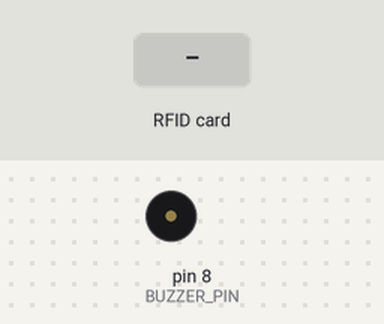
Recording of a sketch running on a simulated Arduino Uno, built for the host (arithmetic inside an expression is 32-bit, double 64-bit). Shown: buzzer (waves = sounding). The inputs (shaded band) are chosen by the test bench. What the sketch prints to the serial monitor is not drawn.

Above: at 2.5 s.
2.6 s: RFID card 5E 7A 19 C4 held to the reader
At 2.7 s:
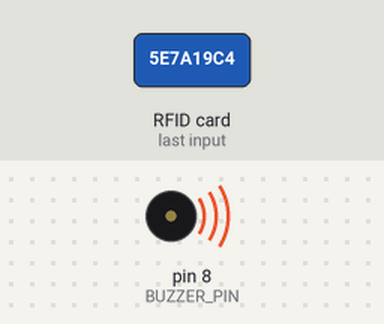
Timing chart, 0 to 5.6 s (numbered marks = the images above; inputs shaded):
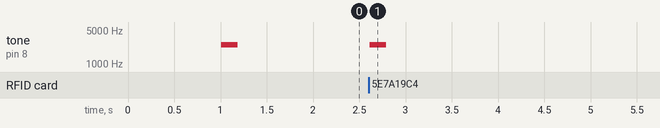

The sketch:

drivethru_NFC.ino
```cpp
#include <SPI.h>
#include <MFRC522.h>

// ============================================================
// ESP32-S3 PIN SETTING
// ============================================================

#define RFID_SS_PIN      10
#define RFID_SCK_PIN     12
#define RFID_MOSI_PIN    11
#define RFID_MISO_PIN    13
#define RFID_RST_PIN      9

#define BUZZER_PIN        8

// ============================================================
// SETTING
// ============================================================

#define SERIAL_BAUD       115200

// 카드 찍은 뒤 로봇 동작 신호까지 5초
#define PAYMENT_DELAY_MS  5000

// 피에조
#define BEEP_FREQ         2500
#define BEEP_TIME_MS      180


// ============================================================
// RFID
// ============================================================

MFRC522 rfid(
  RFID_SS_PIN,
  RFID_RST_PIN
);


// ============================================================
// BUZZER
// ============================================================

void beep()
{
  tone(
    BUZZER_PIN,
    BEEP_FREQ
  );

  delay(BEEP_TIME_MS);

  noTone(BUZZER_PIN);
}


// ============================================================
// UID PRINT
// ============================================================

void printUID()
{
  for (
    byte i = 0;
    i < rfid.uid.size;
    i++
  )
  {
    if (
      rfid.uid.uidByte[i] < 0x10
    )
    {
      Serial.print("0");
    }

    Serial.print(
      rfid.uid.uidByte[i],
      HEX
    );
  }
}


// ============================================================
// SETUP
// ============================================================

void setup()
{
  Serial.begin(
    SERIAL_BAUD
  );

  delay(1000);


  Serial.println();
  Serial.println(
    "================================"
  );
  Serial.println(
    " IRC RFID PAYMENT TEST"
  );
  Serial.println(
    " ESP32-S3 + RFID-RC522"
  );
  Serial.println(
    "================================"
  );


  // ----------------------------------------------------------
  // Buzzer
  // ----------------------------------------------------------

  pinMode(
    BUZZER_PIN,
    OUTPUT
  );


  // 부저 부팅 확인
  Serial.println(
    "[BUZZER] Test beep"
  );

  beep();


  // ----------------------------------------------------------
  // SPI
  // ----------------------------------------------------------

  SPI.begin(
    RFID_SCK_PIN,
    RFID_MISO_PIN,
    RFID_MOSI_PIN,
    RFID_SS_PIN
  );


  // ----------------------------------------------------------
  // RC522
  // ----------------------------------------------------------

  rfid.PCD_Init();

  delay(100);


  // RC522 버전 확인
  byte version =
    rfid.PCD_ReadRegister(
      MFRC522::VersionReg
    );


  Serial.print(
    "[RC522] Version register = 0x"
  );

  Serial.println(
    version,
    HEX
  );


  // 보통 0x91 또는 0x92
  if (
    version == 0x00 ||
    version == 0xFF
  )
  {
    Serial.println();
    Serial.println(
      "[ERROR] RC522 communication failed"
    );

    Serial.println(
      "Check SPI wiring / 3.3V"
    );

    // 오류음
    for (
      int i = 0;
      i < 3;
      i++
    )
    {
      tone(
        BUZZER_PIN,
        1000
      );

      delay(100);

      noTone(
        BUZZER_PIN
      );

      delay(150);
    }

    while (true)
    {
      delay(1000);
    }
  }


  Serial.println(
    "[OK] RC522 READY"
  );

  Serial.println();

  Serial.println(
    "--------------------------------"
  );

  Serial.println(
    "카드를 RC522에 찍어주세요."
  );

  Serial.println(
    "--------------------------------"
  );

  Serial.println();
}


// ============================================================
// LOOP
// ============================================================

void loop()
{
  // ----------------------------------------------------------
  // 새로운 카드 없음
  // ----------------------------------------------------------

  if (
    !rfid.PICC_IsNewCardPresent()
  )
  {
    delay(20);

    return;
  }


  // ----------------------------------------------------------
  // 카드 UID 읽기 실패
  // ----------------------------------------------------------

  if (
    !rfid.PICC_ReadCardSerial()
  )
  {
    delay(20);

    return;
  }


  // ==========================================================
  // CARD DETECTED
  // ==========================================================

  Serial.println();

  Serial.println(
    "================================"
  );

  Serial.println(
    "[RFID] CARD DETECTED"
  );


  Serial.print(
    "[RFID] UID = "
  );

  printUID();

  Serial.println();


  // ==========================================================
  // 1. 카드 찍자마자 즉시 삑
  // ==========================================================

  Serial.println(
    "[BUZZER] BEEP!"
  );

  beep();


  // ==========================================================
  // 2. 결제 인식
  // ==========================================================

  Serial.println(
    "[PAYMENT] Card detected"
  );

  Serial.println(
    "[PAYMENT] Waiting 5 seconds..."
  );


  // ==========================================================
  // 3. 요청한 5초 delay
  // ==========================================================

  delay(
    PAYMENT_DELAY_MS
  );


  // ==========================================================
  // 4. 5초 후 ROS용 신호 출력
  // ==========================================================

  Serial.print(
    "NFC_PAYMENT:"
  );

  printUID();

  Serial.println();


  Serial.println(
    "[PAYMENT] PAYMENT_DONE SIGNAL SENT"
  );

  Serial.println(
    "[PAYMENT] Robot may start now."
  );

  Serial.println(
    "================================"
  );

  Serial.println();


  // ==========================================================
  // 카드 처리 종료
  // 같은 카드를 계속 올려둔 상태에서 반복 인식 방지
  // ==========================================================

  rfid.PICC_HaltA();

  rfid.PCD_StopCrypto1();


  delay(300);
}
```

Measured:
- after the input at 2.6 s, tone on pin 8 (BUZZER_PIN): silent → 2500 Hz at once, → silent 0.18 s later
